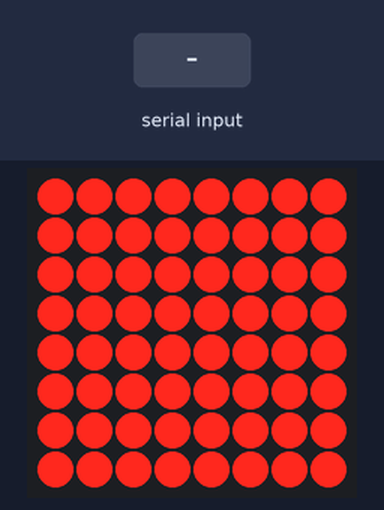
A sketch run on a simulated Arduino Uno, built with avr-gcc and run on an emulated ATmega328P. Parts: 8×8 LED matrix. The inputs (shaded band) are chosen by the test bench.

Above: at 1.2 s.
1.3 s: "1" received over Serial
At 2.5 s:
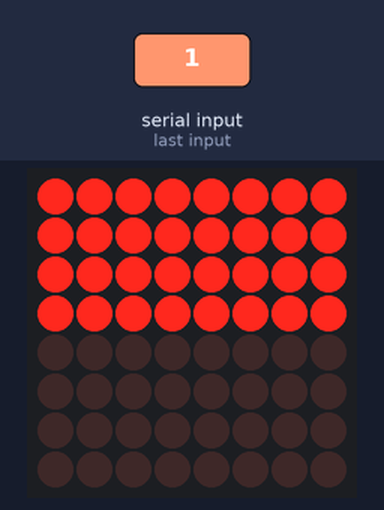
2.8 s: "0" received over Serial
At 3.6 s:
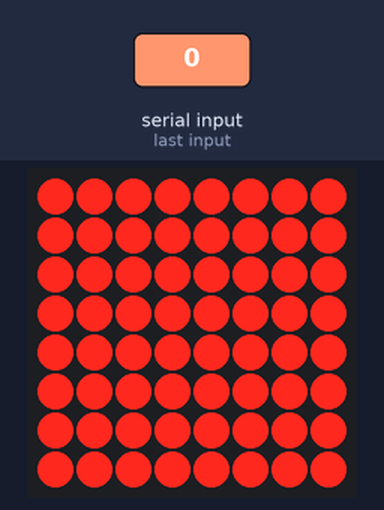
Timing chart, 0 to 5.8 s (numbered marks = the images above; inputs shaded):
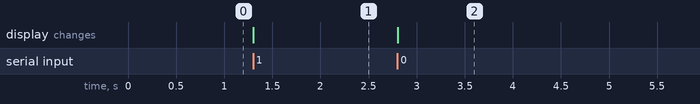

Measured:
- after the input at 1.3 s, the display: changes at once (image 1)
- after the input at 2.8 s, the display: changes at once (image 2)

The sketch:

led_matrix_demo.ino
```cpp
// Arduino sketch for LED matrix control via serial communication
// Requires LedControl library (install from Arduino IDE Library Manager)
// '1' = Dim pattern (simulates adaptive headlight dimming)
// '0' = Full bright pattern (simulates full high beams)

#include <LedControl.h>

// MAX7219 LED matrix pin configuration
LedControl lc = LedControl(12, 10, 11, 1);  // DIN=12, CS=11, CLK=10, 1 matrix

void setup() {
  Serial.begin(9600);

  // Initialize LED matrix
  lc.shutdown(0, false);       // Wake up the matrix
  lc.setIntensity(0, 8);       // Set brightness (0-15)
  lc.clearDisplay(0);          // Clear all LEDs

  // Display test pattern on startup
  fullBright();
}

void loop() {
  // Process incoming serial commands
  if (Serial.available() > 0) {
    char cmd = Serial.read();
    if (cmd == '1') {
      dimPattern();  // Show dimmed pattern (adaptive headlights)
    } else if (cmd == '0') {
      fullBright();  // Show full bright pattern (high beams)
    }
  }
}

// Display full bright pattern (all LEDs on)
void fullBright() {
  for (int row = 0; row < 8; row++) {
    lc.setRow(0, row, B11111111);  // Turn on all LEDs in row
  }
}

// Display dimmed pattern (top half on, bottom half off)
void dimPattern() {
  // Turn on top half (rows 0-3)
  for (int row = 0; row < 4; row++) {
    lc.setRow(0, row, B11111111);  // All LEDs on
  }
  // Turn off bottom half (rows 4-7)
  for (int row = 4; row < 8; row++) {
    lc.setRow(0, row, B00000000);  // All LEDs off
  }
}
```
